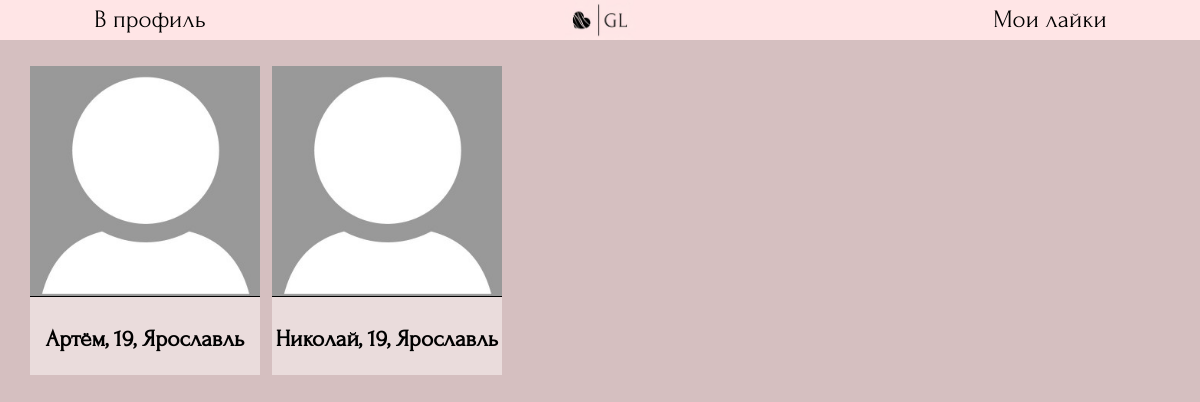
The page /searching/ (signed in) on the database its author committed.
### searching/models.py (models this page shows, shortened)
class Profile(models.Model):
    genders = (
        ('Парень', 'Парень'),
        ('Девушка', 'Девушка')
    )
    point_of_searching_list = (
        ('Отношения', 'Отношения'),
        ('Свидания', 'Свидания'),
        ('Дружба', 'Дружба'),
        ('Общение', 'Общение'),
    )
    name = models.CharField ('Имя', max_length=50)
    avatar = models.ImageField ('Фото', upload_to='photos/users', default='photos/users/default_avatar.jpg')
    age = models.IntegerField("Возраст")
    gender = models.CharField ("Пол", choices=genders, max_length=30, default=genders[0])
    point_of_searching = models.CharField ("Цель знакомства", choices=point_of_searching_list, max_length=30, default=point_of_searching_list[0])
    city = models.CharField ('Город', max_length=100, default="Не указано")
    description = models.TextField ('О себе', max_length=50)
    social = models.CharField ('Ссылка на соцсеть', max_length=50, default='@name')
    user = models.ForeignKey(User, verbose_name='Автор анкеты', on_delete=models.CASCADE)
    age_search_min = models.IntegerField("Возраст поиска (от)", default=16)
    age_search_max = models.IntegerField("Возраст поиска (до)", default=100)
    class Meta:
        verbose_name = "Анкета"
        verbose_name_plural = "Анкеты"

### searching/views.py (the view)
# urls.py: path('', views.ProfileViewAllFiltered.as_view(), name='profiles'), #все профили с фильтром
class ProfileViewAllFiltered(View):
    def get(self, request):
        profiles = Profile.objects.all()
        profiles_filtered = []
        filterinfo = makefilters(request.user.username)
        for profile in profiles:
            searching_gender = 'Девушка'
            searching_city = filterinfo['city']
            user_profile = Profile.objects.get(pk=filterinfo['profileid'])
            if filterinfo['gender'] == 'Девушка':
                searching_gender = 'Парень'
            if (profile.gender == searching_gender and
                profile.city == searching_city and
                user_profile.age_search_min<=profile.age<=user_profile.age_search_max):
                profiles_filtered.append (profile)
        return render (request, 'searching/searching.html', {'profile_list': profiles_filtered})

### searching/views.py (called while the page is built)
def makefilters(username):
    profiles = Profile.objects.all()
    for profile in profiles:
        if profile.user.username == username:
            return {'profileid':profile.id,'city':profile.city, 'gender': profile.gender}

### templates/searching/searching.html (shortened to what this page needs)
{% load static %}
<!DOCTYPE HTML>
<html>
	<head>
        <link rel="stylesheet" href="{% static 'css/searching.css' %}" type="text/css">
    </head>
    <body style="font-size: 20px;">
        <header>
            <button onclick="location.href='/searching/myprofile'">В профиль</button>
            <a class="logocontainer" href="{% url 'homepage' %}"><img class="mainlogo" src='{% static "css/bg_mini.jpg" %}' ></a>
            <button onclick="#">Мои лайки</button>
        </header>
        <main>
            {% for profile in profile_list %}
            <div class="oneprofile" >
                <div class="profilephoto" >
                    <img src="{{profile.avatar.url}}">
                </div>
                <div class="profiletext" >
                    <a href="{{profile.id}}"><h3>{{profile.name}}, {{profile.age}}, {{profile.city}}</h3></a>
                </div>
            </div>
            {% endfor %}
        </main>
    </body>
</html>

### static/css/searching.css (style rules this page uses)
html { height: 100%; font-family: "Forum-Regular"; margin: 0%; }
body { display: block; justify-content: center; align-items: center; background-color: #D5BFC0; background-size: 50%; font-family: "Forum-Regular"; margin: 0px; }
header { margin: 0px; width: 100%; display: flex; justify-content: space-between; align-items: center; background-color: #FFE5E6; position:fixed; }
header button { cursor: pointer; }
main { display: flex; padding: 2%; padding-top: 5%; }
button { font-family: "Forum-Regular"; }
.oneprofile { display: flex; justify-content: center; width: 20%; margin: 0.5%; background-color: #EADCDC; flex-direction: column; }
.oneprofile img { margin-left: auto; margin-right: auto; text-decoration:none; color: black; height: auto; width: 100%; border-bottom: 1px solid; }
.oneprofile a { text-align: center; text-decoration:none; color: black; }
.profilephoto { width: 100%; }
.profiletext { height: 100%; }
header button { font-size: 25px; width: 25%; background-color: rgba(0, 0, 0, 0); border: none; }
.mainlogo { max-width: 100%; cursor: pointer; }
.logocontainer { max-width: 6%; display: flex; justify-self: center; }

### rows shown on the page
Profile: avatar (placeholder picture), name "Артём", age "19", city "Ярославль"
Profile: avatar (placeholder picture), name "Николай", age "19", city "Ярославль"
